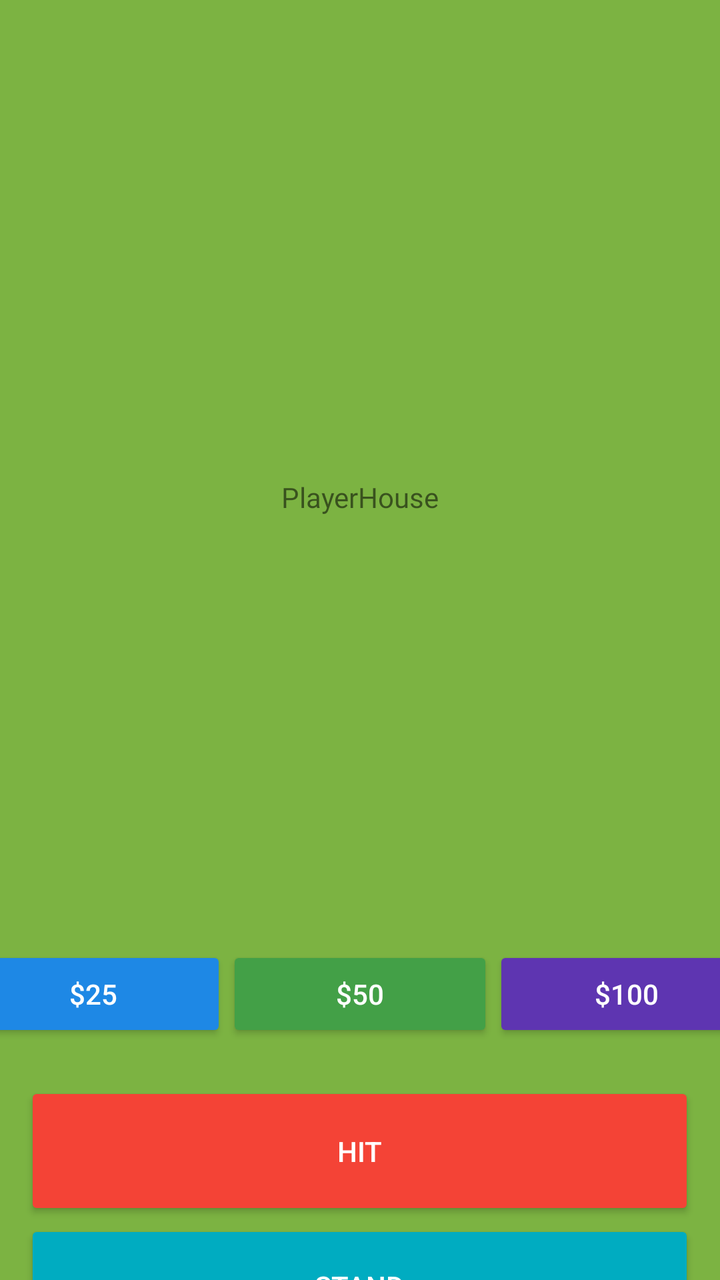
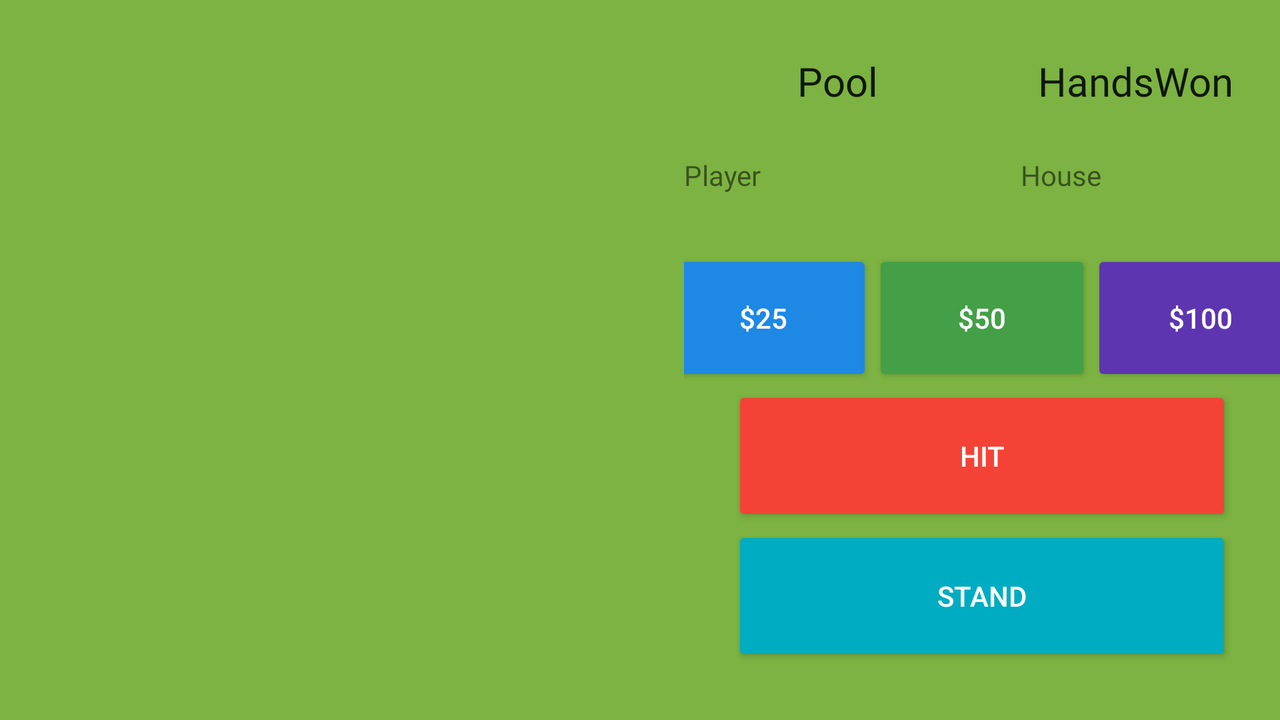

One screen, two layout resources from the same app: the default and the repository's alternative for another configuration. Each is rendered where Android would select it; the XML of both is given below.
<!-- AndroidManifest.xml: application theme Theme.Blackjack -->
<!-- res/layout/fragment_second.xml -->
<?xml version="1.0" encoding="utf-8"?>
<androidx.constraintlayout.widget.ConstraintLayout xmlns:android="http://schemas.android.com/apk/res/android"
    xmlns:app="http://schemas.android.com/apk/res-auto"
    xmlns:tools="http://schemas.android.com/tools"
    android:layout_width="match_parent"
    android:layout_height="match_parent"
    tools:context=".SecondFragment">

    <LinearLayout
        android:layout_width="match_parent"
        android:layout_height="match_parent"
        android:background="#7CB342"
        android:gravity="center"
        android:orientation="vertical"
        tools:layout_editor_absoluteX="74dp"
        tools:layout_editor_absoluteY="291dp">

        <LinearLayout
            android:layout_width="match_parent"
            android:layout_height="29dp"
            android:orientation="horizontal">

            <TextView
                android:id="@+id/poolView"
                style="@style/Widget.AppCompat.TextView"
                android:layout_width="wrap_content"
                android:layout_height="wrap_content"
                android:layout_weight="1"
                android:fontFamily="@font/alfa_slab_one"
                android:gravity="center"
                android:text="@string/Pool"
                android:textAppearance="@style/TextAppearance.AppCompat.Body1"
                android:textSize="20sp" />

            <TextView
                android:id="@+id/handsWonView"
                android:layout_width="wrap_content"
                android:layout_height="wrap_content"
                android:layout_weight="1"
                android:fontFamily="@font/alfa_slab_one"
                android:gravity="center"
                android:text="@string/HandsWon"
                android:textAppearance="@style/TextAppearance.AppCompat.Body1"
                android:textSize="20sp" />
        </LinearLayout>

        <LinearLayout
            android:layout_width="match_parent"
            android:layout_height="246dp"
            android:orientation="horizontal">

            <ImageView
                android:id="@+id/dc1"
                android:layout_width="125dp"
                android:layout_height="match_parent"
                android:layout_weight="1"
                android:adjustViewBounds="false"
                android:contentDescription="@string/CardDescription"
                android:scaleType="centerInside"
                android:visibility="invisible"
                app:srcCompat="@drawable/ac" />

            <ImageView
                android:id="@+id/dc2"
                android:layout_width="125dp"
                android:layout_height="match_parent"
                android:layout_weight="1"
                android:adjustViewBounds="false"
                android:contentDescription="@string/CardDescription"
                android:scaleType="centerInside"
                android:visibility="invisible"
                tools:src="@tools:sample/avatars" />

            <ImageView
                android:id="@+id/dc3"
                android:layout_width="125dp"
                android:layout_height="match_parent"
                android:layout_weight="1"
                android:contentDescription="@string/CardDescription"
                android:scaleType="centerInside"
                android:visibility="invisible"
                tools:src="@tools:sample/avatars" />

            <ImageView
                android:id="@+id/dc4"
                android:layout_width="125dp"
                android:layout_height="match_parent"
                android:layout_weight="1"
                android:contentDescription="@string/CardDescription"
                android:scaleType="centerInside"
                android:visibility="invisible"
                tools:src="@tools:sample/avatars" />
        </LinearLayout>

        <LinearLayout
            android:layout_width="match_parent"
            android:layout_height="21dp"
            android:orientation="horizontal">

            <TextView
                android:id="@+id/textView3"
                android:layout_width="wrap_content"
                android:layout_height="wrap_content"
                android:layout_weight="1"
                android:fontFamily="@font/alfa_slab_one"
                android:gravity="right"
                android:text="Player" />

            <TextView
                android:id="@+id/textView2"
                android:layout_width="wrap_content"
                android:layout_height="wrap_content"
                android:layout_weight="1"
                android:fontFamily="@font/alfa_slab_one"
                android:gravity="center|start"
                android:text="House" />
        </LinearLayout>

        <LinearLayout
            android:layout_width="match_parent"
            android:layout_height="213dp"
            android:orientation="horizontal"
            tools:visibility="visible">

            <ImageView
                android:id="@+id/pc1"
                android:layout_width="125dp"
                android:layout_height="match_parent"
                android:layout_weight="1"
                android:adjustViewBounds="false"
                android:contentDescription="@string/CardDescription"
                android:scaleType="centerInside"
                android:visibility="invisible"
                app:srcCompat="@drawable/ac"
                tools:src="@drawable/ac"
                tools:srcCompat="@drawable/ac" />

            <ImageView
                android:id="@+id/pc2"
                android:layout_width="125dp"
                android:layout_height="match_parent"
                android:layout_weight="1"
                android:contentDescription="@string/CardDescription"
                android:scaleType="centerInside"
                android:visibility="invisible"
                tools:src="@tools:sample/avatars" />

            <ImageView
                android:id="@+id/pc3"
                android:layout_width="125dp"
                android:layout_height="match_parent"
                android:layout_weight="1"
                android:contentDescription="@string/CardDescription"
                android:scaleType="centerInside"
                android:visibility="invisible"
                tools:src="@tools:sample/avatars" />

            <ImageView
                android:id="@+id/pc4"
                android:layout_width="125dp"
                android:layout_height="match_parent"
                android:layout_weight="1"
                android:contentDescription="@string/CardDescription"
                android:scaleType="centerInside"
                android:visibility="invisible"
                tools:src="@tools:sample/avatars" />
        </LinearLayout>

        <LinearLayout
            android:layout_width="400dp"
            android:layout_height="68dp"
            android:orientation="horizontal">

            <Button
                android:id="@+id/button25"
                style="@style/Widget.AppCompat.Button"
                android:layout_width="wrap_content"
                android:layout_height="wrap_content"
                android:layout_weight="1"
                android:text="@string/buttonbet25"
                android:textAllCaps="false"
                android:textColor="#FFFFFF"
                app:backgroundTint="#1E88E5" />

            <Button
                android:id="@+id/button50"
                style="@style/Widget.AppCompat.Button"
                android:layout_width="wrap_content"
                android:layout_height="wrap_content"
                android:layout_weight="1"
                android:text="@string/buttonbet50"
                android:textColor="#FFFFFF"
                app:backgroundTint="#43A047" />

            <Button
                android:id="@+id/button100"
                style="@style/Widget.AppCompat.Button"
                android:layout_width="wrap_content"
                android:layout_height="wrap_content"
                android:layout_weight="1"
                android:text="@string/buttonbet100"
                android:textColor="#FFFFFF"
                app:backgroundTint="#5E35B1" />
        </LinearLayout>

        <Button
            android:id="@+id/buttonHit"
            style="@style/Widget.AppCompat.Button"
            android:layout_width="335dp"
            android:layout_height="69dp"
            android:text="@string/Hit"
            android:textColor="#FFFFFF" />

        <Button
            android:id="@+id/buttonStand"
            style="@style/Widget.AppCompat.Button"
            android:layout_width="335dp"
            android:layout_height="66dp"
            android:text="@string/Stand"
            android:textColor="#FFFFFF"
            app:backgroundTint="#00ACC1" />

    </LinearLayout>
</androidx.constraintlayout.widget.ConstraintLayout>
<!-- resources referenced by this layout -->
<resources>
  <string name="CardDescription">Card Image</string>
  <string name="HandsWon">HandsWon</string>
  <string name="Hit">Hit</string>
  <string name="Pool">Pool</string>
  <string name="Stand">Stand</string>
  <string name="buttonbet100">$100</string>
  <string name="buttonbet25">$25</string>
  <string name="buttonbet50">$50</string>
  <style name="Theme.Blackjack" parent="Theme.MaterialComponents.DayNight.DarkActionBar">
          
          <item name="colorPrimary">#F44336</item>
          <item name="colorPrimaryVariant">#D32F2F</item>
          <item name="colorOnPrimary">#1B5E20</item>
          
          <item name="colorSecondary">#FFCC80</item>
          <item name="colorSecondaryVariant">#F57C00</item>
          <item name="colorOnSecondary">@color/black</item>
          
          <item name="android:statusBarColor" tools:targetApi="l">?attr/colorPrimaryVariant</item>
          
      </style>
</resources>
<!-- res/layout-land/fragment_second.xml (the repository's variant of the layout above) -->
<!-- drawn on the phone turned sideways -->
<?xml version="1.0" encoding="utf-8"?>
<androidx.constraintlayout.widget.ConstraintLayout xmlns:android="http://schemas.android.com/apk/res/android"
    xmlns:app="http://schemas.android.com/apk/res-auto"
    xmlns:tools="http://schemas.android.com/tools"
    android:layout_width="match_parent"
    android:layout_height="match_parent"
    tools:context=".SecondFragment">

    <LinearLayout
        android:layout_width="match_parent"
        android:layout_height="match_parent"
        android:background="#7CB342"
        android:orientation="horizontal">

        <LinearLayout
            android:layout_width="284dp"
            android:layout_height="match_parent"
            android:orientation="vertical">

            <LinearLayout
                android:layout_width="match_parent"
                android:layout_height="186dp"
                android:orientation="horizontal"
                tools:visibility="visible">

                <ImageView
                    android:id="@+id/pc1"
                    android:layout_width="125dp"
                    android:layout_height="match_parent"
                    android:layout_weight="1"
                    android:adjustViewBounds="false"
                    android:contentDescription="@string/CardDescription"
                    android:scaleType="centerInside"
                    android:visibility="invisible"
                    app:srcCompat="@drawable/ac"
                    tools:src="@drawable/ac"
                    tools:srcCompat="@drawable/ac" />

                <ImageView
                    android:id="@+id/pc2"
                    android:layout_width="125dp"
                    android:layout_height="match_parent"
                    android:layout_weight="1"
                    android:contentDescription="@string/CardDescription"
                    android:scaleType="centerInside"
                    android:visibility="invisible"
                    tools:src="@tools:sample/avatars" />

                <ImageView
                    android:id="@+id/pc3"
                    android:layout_width="125dp"
                    android:layout_height="match_parent"
                    android:layout_weight="1"
                    android:contentDescription="@string/CardDescription"
                    android:scaleType="centerInside"
                    android:visibility="invisible"
                    tools:src="@tools:sample/avatars" />

                <ImageView
                    android:id="@+id/pc4"
                    android:layout_width="125dp"
                    android:layout_height="match_parent"
                    android:layout_weight="1"
                    android:contentDescription="@string/CardDescription"
                    android:scaleType="centerInside"
                    android:visibility="invisible"
                    tools:src="@tools:sample/avatars" />
            </LinearLayout>

            <LinearLayout
                android:layout_width="match_parent"
                android:layout_height="168dp"
                android:orientation="horizontal">

                <ImageView
                    android:id="@+id/dc1"
                    android:layout_width="125dp"
                    android:layout_height="match_parent"
                    android:layout_weight="1"
                    android:adjustViewBounds="false"
                    android:contentDescription="@string/CardDescription"
                    android:scaleType="centerInside"
                    android:visibility="invisible"
                    app:srcCompat="@drawable/ac" />

                <ImageView
                    android:id="@+id/dc2"
                    android:layout_width="125dp"
                    android:layout_height="match_parent"
                    android:layout_weight="1"
                    android:adjustViewBounds="false"
                    android:contentDescription="@string/CardDescription"
                    android:scaleType="centerInside"
                    android:visibility="invisible"
                    tools:src="@tools:sample/avatars" />

                <ImageView
                    android:id="@+id/dc3"
                    android:layout_width="125dp"
                    android:layout_height="match_parent"
                    android:layout_weight="1"
                    android:contentDescription="@string/CardDescription"
                    android:scaleType="centerInside"
                    android:visibility="invisible"
                    tools:src="@tools:sample/avatars" />

                <ImageView
                    android:id="@+id/dc4"
                    android:layout_width="125dp"
                    android:layout_height="match_parent"
                    android:layout_weight="1"
                    android:contentDescription="@string/CardDescription"
                    android:scaleType="centerInside"
                    android:visibility="invisible"
                    tools:src="@tools:sample/avatars" />
            </LinearLayout>
        </LinearLayout>

        <Space
            android:layout_width="100dp"
            android:layout_height="match_parent"
            android:layout_weight="1" />

        <LinearLayout
            android:layout_width="298dp"
            android:layout_height="match_parent"
            android:background="#7CB342"
            android:gravity="center"
            android:orientation="vertical">

            <LinearLayout
                android:layout_width="match_parent"
                android:layout_height="29dp"
                android:orientation="horizontal">

                <TextView
                    android:id="@+id/poolView"
                    style="@style/Widget.AppCompat.TextView"
                    android:layout_width="31dp"
                    android:layout_height="wrap_content"
                    android:layout_weight="1"
                    android:fontFamily="@font/alfa_slab_one"
                    android:gravity="center"
                    android:text="@string/Pool"
                    android:textAppearance="@style/TextAppearance.AppCompat.Body1"
                    android:textSize="20sp" />

                <TextView
                    android:id="@+id/handsWonView"
                    android:layout_width="22dp"
                    android:layout_height="wrap_content"
                    android:layout_weight="1"
                    android:fontFamily="@font/alfa_slab_one"
                    android:gravity="center"
                    android:text="@string/HandsWon"
                    android:textAppearance="@style/TextAppearance.AppCompat.Body1"
                    android:textSize="20sp" />

            </LinearLayout>

            <Space
                android:layout_width="match_parent"
                android:layout_height="22dp" />

            <LinearLayout
                android:layout_width="match_parent"
                android:layout_height="21dp"
                android:orientation="horizontal">

                <TextView
                    android:id="@+id/textView3"
                    android:layout_width="79dp"
                    android:layout_height="wrap_content"
                    android:layout_weight="1"
                    android:fontFamily="@font/alfa_slab_one"
                    android:gravity="right|left"
                    android:text="Player" />

                <TextView
                    android:id="@+id/textView2"
                    android:layout_width="wrap_content"
                    android:layout_height="wrap_content"
                    android:layout_weight="1"
                    android:fontFamily="@font/alfa_slab_one"
                    android:gravity="center|start"
                    android:text="House" />
            </LinearLayout>

            <Space
                android:layout_width="match_parent"
                android:layout_height="26dp" />

            <LinearLayout
                android:layout_width="328dp"
                android:layout_height="68dp"
                android:orientation="horizontal">

                <Button
                    android:id="@+id/button25"
                    style="@style/Widget.AppCompat.Button"
                    android:layout_height="match_parent"
                    android:layout_weight="1"
                    android:text="@string/buttonbet25"
                    android:textAllCaps="false"
                    android:textColor="#FFFFFF"
                    app:backgroundTint="#1E88E5" />

                <Button
                    android:id="@+id/button50"
                    style="@style/Widget.AppCompat.Button"
                    android:layout_height="match_parent"
                    android:layout_weight="1"
                    android:text="@string/buttonbet50"
                    android:textColor="#FFFFFF"
                    app:backgroundTint="#43A047" />

                <Button
                    android:id="@+id/button100"
                    style="@style/Widget.AppCompat.Button"
                    android:layout_height="match_parent"
                    android:layout_weight="1"
                    android:text="@string/buttonbet100"
                    android:textColor="#FFFFFF"
                    app:backgroundTint="#5E35B1" />
            </LinearLayout>

            <Button
                android:id="@+id/buttonHit"
                style="@style/Widget.AppCompat.Button"
                android:layout_width="250dp"
                android:layout_height="70dp"
                android:text="@string/Hit"
                android:textColor="#FFFFFF" />

            <Button
                android:id="@+id/buttonStand"
                style="@style/Widget.AppCompat.Button"
                android:layout_width="250dp"
                android:layout_height="70dp"
                android:text="@string/Stand"
                android:textColor="#FFFFFF"
                app:backgroundTint="#00ACC1" />

        </LinearLayout>
    </LinearLayout>

</androidx.constraintlayout.widget.ConstraintLayout>
